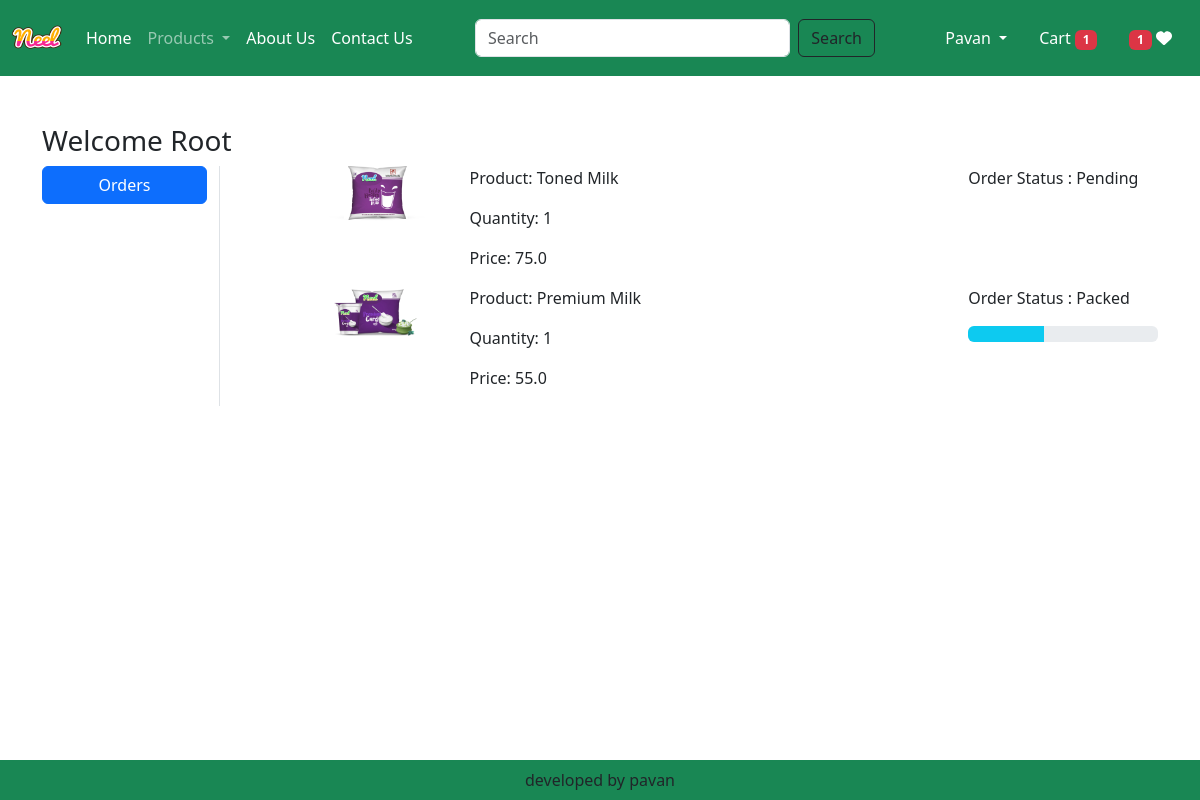
The page /orders/ (signed in) on the database its author committed.
### app/models.py (models this page shows, shortened)
class OrderPlaced(models.Model):
    user = models.ForeignKey(User,on_delete=models.CASCADE)
    customer = models.ForeignKey(Customer,on_delete=models.CASCADE)
    product = models.ForeignKey(Product,on_delete=models.CASCADE)
    quantity = models.PositiveIntegerField(default = 1)
    order_date = models.DateTimeField(auto_now_add=True)
    status = models.CharField(max_length=50,choices=STATUS_CHOICES,default='Pending')
    payment = models.ForeignKey(Payment,on_delete=models.CASCADE,default='')
    @property
    def total_cost(self):
        return self.quantity * self.product.discounted_price

class Product(models.Model):
    title = models.CharField(max_length=100)
    selling_price = models.FloatField()
    discounted_price = models.FloatField()
    description = models.TextField()
    composition = models.TextField(default='')
    prodapp = models.TextField(default='')
    category = models.CharField(choices=CATEGORY_CHOICES, max_length=2)
    product_image = models.ImageField(upload_to='product')

### app/views.py (the view)
# urls.py: path('orders/', views.orders, name = 'orders'),
@login_required
def orders(request):
    totalitem = 0
    wishlist = 0
    if request.user.is_authenticated:
        totalitem = len(Cart.objects.filter(user=request.user))
        wishlist = len(Wishlist.objects.filter(user=request.user))
    orders_placed = OrderPlaced.objects.filter(user=request.user)
    return render(request,'app/orders.html',locals())

### templates/app/orders.html (shortened to what this page needs)
{% extends "app/base.html" %}
{% load static %}
{% block main-content %}
<div class="container my-5">
    <div class="row">
        <h3>Welcome <span class="text-capitalize">{{request.user}}</span></h3>
        <div class="col-sm-2 border-end">
            <ul class="list-unstyled">
                <li class="d-grid"><a href="{% url 'orders' %}" class="btn btn-primary">Orders</a></li>
            </ul>
        </div>
        <div class="col-sm-9 offset-sm-1">
            {% for op in orders_placed %}
                <div class="row">
                    <div class="col-sm-2">
                        <img src="{{op.product.product_image.url}}" class="img-fluid" height="100" width="100" />
                    </div>
                    <div class="col-sm-7">
                        <p>Product: {{op.product.title}}</p>
                        <p>Quantity: {{op.quantity}}</p>
                        <p>Price: {{op.total_cost}}</p>
                    </div>
                    <div class="col-sm-3">
                        <p>Order Status : {{op.status}}</p>
                        {% if op.status == 'Packed' %}
                        <div class="progress">
                            <div class="progress-bar bg-info" role="progressbar" style="width: 40%" aria-valuenow="40" aria-valuemin="0" aria-valuemax="100">
                            </div>
                        </div>
                        {% endif %}
                    </div>
                </div>
            {% endfor %}
        </div>
    </div>
</div>
{% endblock main-content %}

### rows shown on the page
OrderPlaced: product.product_image (picture), product "Toned Milk", quantity "1", total_cost "75.0", status "Pending"
OrderPlaced: product.product_image (picture), product "Premium Milk", quantity "1", total_cost "55.0", status "Packed"

### other values the page prints
{{ totalitem }} "1"
{{ wishlist }} "1"
{{ request.user }} "Root"
